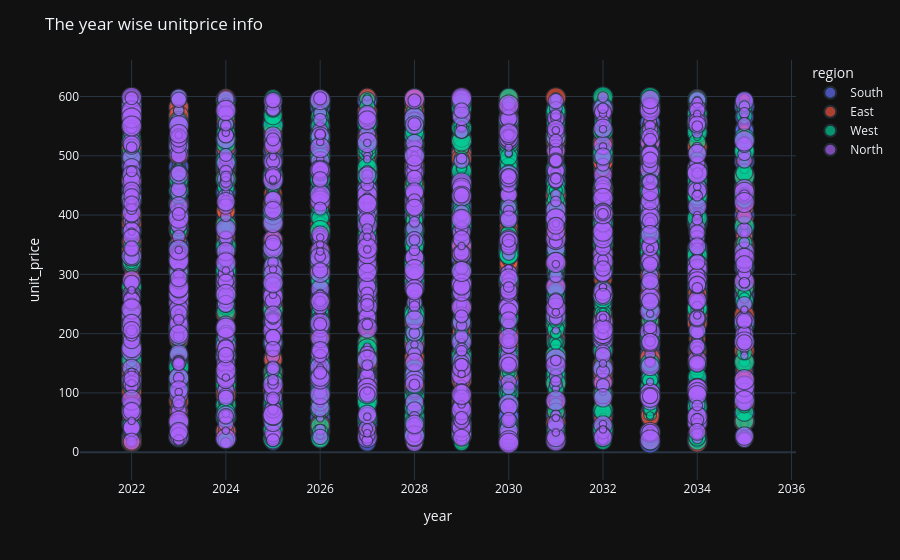

The cell this chart's notebook holds for it:
### Code cell
fig = px.scatter(
    df,
    x='year',
    y='unit_price',
    size='quantity',
    color='region'
)

fig.update_layout(
    title='The year wise unitprice info',
    template='plotly_dark'
)

fig.show()

### Figure 1 — Plotly figure (JSON) as saved in the notebook; plotly's stock layout.template omitted (floating-point values rounded to 4 significant figures; data arrays with more than 128 entries replaced by an {"elided": "..."} marker saying what was removed)
{"data": [{"hovertemplate": "region=South<br>year=%{x}<br>unit_price=%{y}<br>quantity=%{marker.size}<extra></extra>", "legendgroup": "South", "marker": {"color": "#636efa", "size": {"elided": "1208 int values"}, "sizemode": "area", "sizeref": 0.0175, "symbol": "circle"}, "mode": "markers", "name": "South", "showlegend": true, "type": "scattergl", "x": {"elided": "1208 int values"}, "xaxis": "x", "y": {"elided": "1208 float values"}, "yaxis": "y"}, {"hovertemplate": "region=East<br>year=%{x}<br>unit_price=%{y}<br>quantity=%{marker.size}<extra></extra>", "legendgroup": "East", "marker": {"color": "#EF553B", "size": {"elided": "1227 int values"}, "sizemode": "area", "sizeref": 0.0175, "symbol": "circle"}, "mode": "markers", "name": "East", "showlegend": true, "type": "scattergl", "x": {"elided": "1227 int values"}, "xaxis": "x", "y": {"elided": "1227 float values"}, "yaxis": "y"}, {"hovertemplate": "region=West<br>year=%{x}<br>unit_price=%{y}<br>quantity=%{marker.size}<extra></extra>", "legendgroup": "West", "marker": {"color": "#00cc96", "size": {"elided": "1289 int values"}, "sizemode": "area", "sizeref": 0.0175, "symbol": "circle"}, "mode": "markers", "name": "West", "showlegend": true, "type": "scattergl", "x": {"elided": "1289 int values"}, "xaxis": "x", "y": {"elided": "1289 float values"}, "yaxis": "y"}, {"hovertemplate": "region=North<br>year=%{x}<br>unit_price=%{y}<br>quantity=%{marker.size}<extra></extra>", "legendgroup": "North", "marker": {"color": "#ab63fa", "size": {"elided": "1276 int values"}, "sizemode": "area", "sizeref": 0.0175, "symbol": "circle"}, "mode": "markers", "name": "North", "showlegend": true, "type": "scattergl", "x": {"elided": "1276 int values"}, "xaxis": "x", "y": {"elided": "1276 float values"}, "yaxis": "y"}], "layout": {"legend": {"itemsizing": "constant", "title": {"text": "region"}, "tracegroupgap": 0}, "margin": {"t": 60}, "title": {"text": "The year wise unitprice info"}, "xaxis": {"anchor": "y", "domain": [0, 1], "title": {"text": "year"}}, "yaxis": {"anchor": "x", "domain": [0, 1], "title": {"text": "unit_price"}}}}
